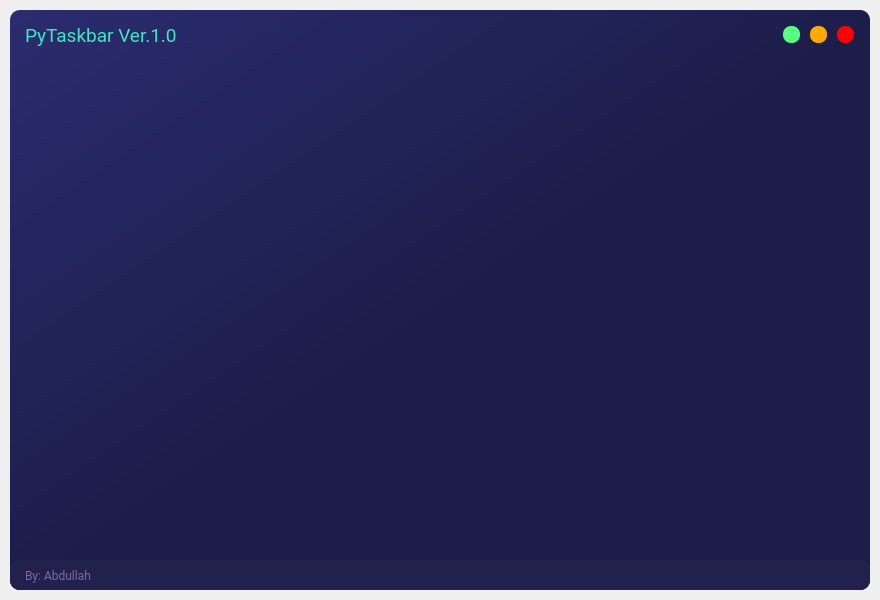
<?xml version="1.0" encoding="UTF-8"?>
<ui version="4.0">
 <class>MainWindow</class>
 <widget class="QMainWindow" name="MainWindow">
  <property name="geometry">
   <rect>
    <x>0</x>
    <y>0</y>
    <width>880</width>
    <height>600</height>
   </rect>
  </property>
  <property name="minimumSize">
   <size>
    <width>0</width>
    <height>0</height>
   </size>
  </property>
  <property name="windowTitle">
   <string>MainWindow</string>
  </property>
  <widget class="QWidget" name="centralwidget">
   <widget class="QFrame" name="drop_shadow_frame">
    <property name="geometry">
     <rect>
      <x>10</x>
      <y>10</y>
      <width>860</width>
      <height>580</height>
     </rect>
    </property>
    <property name="styleSheet">
     <string notr="true">background-color: qlineargradient(spread:pad, x1:0, y1:0, x2:1, y2:1, stop:0 rgba(42, 44, 111, 255), stop:0.521368 rgba(28, 29, 73, 255));
border-radius: 10px;</string>
    </property>
    <property name="frameShape">
     <enum>QFrame::NoFrame</enum>
    </property>
    <property name="frameShadow">
     <enum>QFrame::Raised</enum>
    </property>
    <layout class="QVBoxLayout" name="verticalLayout">
     <property name="spacing">
      <number>0</number>
     </property>
     <property name="leftMargin">
      <number>0</number>
     </property>
     <property name="topMargin">
      <number>0</number>
     </property>
     <property name="rightMargin">
      <number>0</number>
     </property>
     <property name="bottomMargin">
      <number>0</number>
     </property>
     <item>
      <widget class="QFrame" name="title_bar">
       <property name="maximumSize">
        <size>
         <width>16777215</width>
         <height>50</height>
        </size>
       </property>
       <property name="styleSheet">
        <string notr="true">background-color: none;</string>
       </property>
       <property name="frameShape">
        <enum>QFrame::NoFrame</enum>
       </property>
       <property name="frameShadow">
        <enum>QFrame::Raised</enum>
       </property>
       <layout class="QHBoxLayout" name="horizontalLayout">
        <property name="spacing">
         <number>0</number>
        </property>
        <property name="leftMargin">
         <number>0</number>
        </property>
        <property name="topMargin">
         <number>0</number>
        </property>
        <property name="rightMargin">
         <number>0</number>
        </property>
        <property name="bottomMargin">
         <number>0</number>
        </property>
        <item>
         <widget class="QFrame" name="frame_title">
          <property name="minimumSize">
           <size>
            <width>0</width>
            <height>50</height>
           </size>
          </property>
          <property name="font">
           <font>
            <family>Roboto Condensed Light</family>
            <pointsize>14</pointsize>
           </font>
          </property>
          <property name="frameShape">
           <enum>QFrame::StyledPanel</enum>
          </property>
          <property name="frameShadow">
           <enum>QFrame::Raised</enum>
          </property>
          <widget class="QLabel" name="label_title">
           <property name="geometry">
            <rect>
             <x>15</x>
             <y>0</y>
             <width>767</width>
             <height>50</height>
            </rect>
           </property>
           <property name="font">
            <font>
             <family>Roboto</family>
             <pointsize>14</pointsize>
            </font>
           </property>
           <property name="styleSheet">
            <string notr="true">color: rgb(60, 231, 195);</string>
           </property>
           <property name="text">
            <string>PyTaskbar Ver.1.0</string>
           </property>
           <property name="margin">
            <number>2</number>
           </property>
          </widget>
         </widget>
        </item>
        <item>
         <widget class="QFrame" name="frame_btns">
          <property name="maximumSize">
           <size>
            <width>100</width>
            <height>16777215</height>
           </size>
          </property>
          <property name="frameShape">
           <enum>QFrame::StyledPanel</enum>
          </property>
          <property name="frameShadow">
           <enum>QFrame::Raised</enum>
          </property>
          <layout class="QHBoxLayout" name="horizontalLayout_3">
           <item>
            <widget class="QPushButton" name="btn_maximize">
             <property name="minimumSize">
              <size>
               <width>16</width>
               <height>16</height>
              </size>
             </property>
             <property name="maximumSize">
              <size>
               <width>17</width>
               <height>17</height>
              </size>
             </property>
             <property name="toolTip">
              <string>Maximize</string>
             </property>
             <property name="styleSheet">
              <string notr="true">QPushButton {
	border: none;
	border-radius: 8px;	
	background-color: rgb(85, 255, 127);
}
QPushButton:hover {	
	background-color: rgba(85, 255, 127, 150);
}</string>
             </property>
             <property name="text">
              <string/>
             </property>
            </widget>
           </item>
           <item>
            <widget class="QPushButton" name="btn_minimize">
             <property name="minimumSize">
              <size>
               <width>16</width>
               <height>16</height>
              </size>
             </property>
             <property name="maximumSize">
              <size>
               <width>17</width>
               <height>17</height>
              </size>
             </property>
             <property name="toolTip">
              <string>Minimize</string>
             </property>
             <property name="styleSheet">
              <string notr="true">QPushButton {
	border: none;
	border-radius: 8px;		
	background-color: rgb(255, 170, 0);
}
QPushButton:hover {	
	background-color: rgba(255, 170, 0, 150);
}</string>
             </property>
             <property name="text">
              <string/>
             </property>
            </widget>
           </item>
           <item>
            <widget class="QPushButton" name="btn_close">
             <property name="minimumSize">
              <size>
               <width>16</width>
               <height>16</height>
              </size>
             </property>
             <property name="maximumSize">
              <size>
               <width>17</width>
               <height>17</height>
              </size>
             </property>
             <property name="toolTip">
              <string>Close</string>
             </property>
             <property name="styleSheet">
              <string notr="true">QPushButton {
	border: none;
	border-radius: 8px;		
	background-color: rgb(255, 0, 0);
}
QPushButton:hover {		
	background-color: rgba(255, 0, 0, 150);
}</string>
             </property>
             <property name="text">
              <string/>
             </property>
            </widget>
           </item>
          </layout>
         </widget>
        </item>
       </layout>
      </widget>
     </item>
     <item>
      <widget class="QFrame" name="content_bar">
       <property name="styleSheet">
        <string notr="true">background-color: none;</string>
       </property>
       <property name="frameShape">
        <enum>QFrame::StyledPanel</enum>
       </property>
       <property name="frameShadow">
        <enum>QFrame::Raised</enum>
       </property>
       <layout class="QVBoxLayout" name="verticalLayout_4"/>
      </widget>
     </item>
     <item>
      <widget class="QFrame" name="credits_bar">
       <property name="maximumSize">
        <size>
         <width>16777215</width>
         <height>30</height>
        </size>
       </property>
       <property name="styleSheet">
        <string notr="true">background-color: rgb(33, 33, 75);</string>
       </property>
       <property name="frameShape">
        <enum>QFrame::NoFrame</enum>
       </property>
       <property name="frameShadow">
        <enum>QFrame::Raised</enum>
       </property>
       <layout class="QHBoxLayout" name="horizontalLayout_2">
        <property name="spacing">
         <number>0</number>
        </property>
        <property name="leftMargin">
         <number>0</number>
        </property>
        <property name="topMargin">
         <number>0</number>
        </property>
        <property name="rightMargin">
         <number>0</number>
        </property>
        <property name="bottomMargin">
         <number>0</number>
        </property>
        <item>
         <widget class="QFrame" name="frame_label_credits">
          <property name="frameShape">
           <enum>QFrame::StyledPanel</enum>
          </property>
          <property name="frameShadow">
           <enum>QFrame::Raised</enum>
          </property>
          <layout class="QVBoxLayout" name="verticalLayout_3">
           <property name="spacing">
            <number>0</number>
           </property>
           <property name="leftMargin">
            <number>15</number>
           </property>
           <property name="topMargin">
            <number>0</number>
           </property>
           <property name="rightMargin">
            <number>0</number>
           </property>
           <property name="bottomMargin">
            <number>0</number>
           </property>
           <item>
            <widget class="QLabel" name="label_credits">
             <property name="font">
              <font>
               <family>Roboto</family>
              </font>
             </property>
             <property name="styleSheet">
              <string notr="true">color: rgb(128, 102, 168);</string>
             </property>
             <property name="text">
              <string>By: Abdullah</string>
             </property>
            </widget>
           </item>
          </layout>
         </widget>
        </item>
        <item>
         <widget class="QFrame" name="frame_grip">
          <property name="minimumSize">
           <size>
            <width>30</width>
            <height>30</height>
           </size>
          </property>
          <property name="maximumSize">
           <size>
            <width>30</width>
            <height>30</height>
           </size>
          </property>
          <property name="styleSheet">
           <string notr="true">padding: 5px;</string>
          </property>
          <property name="frameShape">
           <enum>QFrame::StyledPanel</enum>
          </property>
          <property name="frameShadow">
           <enum>QFrame::Raised</enum>
          </property>
         </widget>
        </item>
       </layout>
      </widget>
     </item>
    </layout>
   </widget>
  </widget>
 </widget>
 <resources/>
 <connections/>
</ui>
